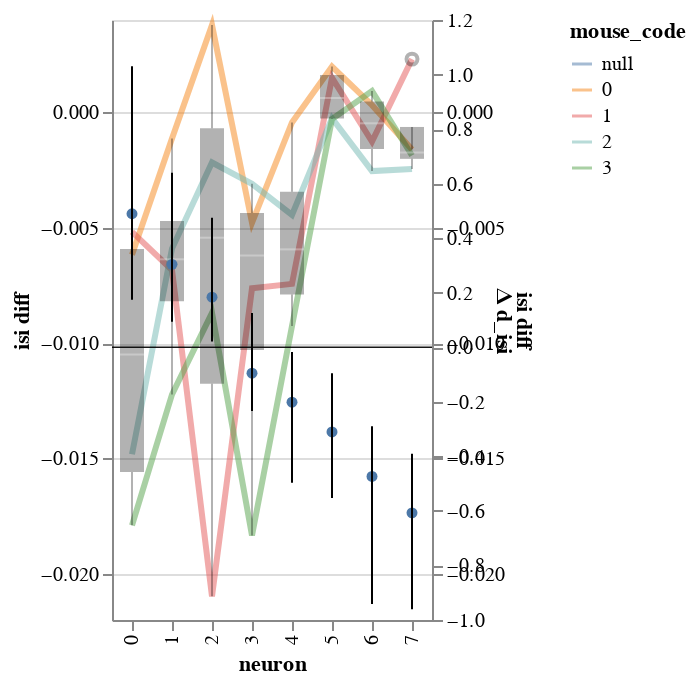

Notebook code for this chart:
### Code cell
(chart_d+chart_p).resolve_scale(y='independent')

### Figure 1 — Vega-Lite specification as saved in the notebook (floating-point values rounded to 4 significant figures)
{"config": {"view": {"continuousWidth": 400, "continuousHeight": 300}}, "layer": [{"mark": {"type": "line", "fill": null, "opacity": 0.5, "size": 3}, "encoding": {"color": {"type": "nominal", "field": "mouse_code"}, "x": {"type": "ordinal", "field": "neuron"}, "y": {"type": "quantitative", "field": "isi diff", "scale": {"zero": false}}}}, {"mark": {"type": "boxplot", "color": "black", "opacity": 0.3, "size": 12}, "encoding": {"x": {"type": "ordinal", "field": "neuron"}, "y": {"type": "quantitative", "field": "isi diff", "scale": {"zero": false}}}}, {"layer": [{"mark": {"type": "line", "color": "black", "point": true}, "encoding": {"x": {"type": "ordinal", "field": "neuron"}, "y": {"type": "quantitative", "field": "Bayes condition mean", "impute": {"value": "value"}}}}, {"mark": {"type": "rule", "color": "black", "opacity": 0.4, "size": 0.1}, "encoding": {"y": {"type": "quantitative", "field": "zero"}}}, {"mark": "rule", "encoding": {"x": {"type": "ordinal", "field": "neuron"}, "y": {"type": "quantitative", "field": "Bayes condition CI0", "scale": {"domain": [-0.9606, 1.03], "zero": false}, "title": "Δ d_isi"}, "y2": {"field": "Bayes condition CI1"}}}]}], "data": {"name": "data-78a3a6a28a25f4ab50ee77d383b8af43"}, "resolve": {"scale": {"y": "independent"}}, "$schema": "https://vega.github.io/schema/vega-lite/v4.8.1.json", "datasets": {"data-78a3a6a28a25f4ab50ee77d383b8af43": [{"neuron": 0.0, "mouse_code": 0.0, "neuron_code": 0.0, "i_trial": 0.0, "log_firing_rate": 0.3928, "Firing rate": 79.08, "firing_rate": 79.08, "i_spike": 2.0, "isi diff": -0.006175, "log_isi": -0.02537, "isi": null, "Bayes condition CI0": null, "Bayes condition CI1": null, "Bayes condition mean": null, "zero": 0}, {"neuron": 0.0, "mouse_code": 1.0, "neuron_code": 0.0, "i_trial": 0.0, "log_firing_rate": 0.3002, "Firing rate": 127.4, "firing_rate": 127.4, "i_spike": 5.0, "isi diff": -0.005183, "log_isi": -0.03532, "isi": null, "Bayes condition CI0": null, "Bayes condition CI1": null, "Bayes condition mean": null, "zero": 0}, {"neuron": 0.0, "mouse_code": 2.0, "neuron_code": 0.0, "i_trial": 0.0, "log_firing_rate": -0.06245, "Firing rate": -10.03, "firing_rate": -10.03, "i_spike": 8.0, "isi diff": -0.01482, "log_isi": -0.07841, "isi": null, "Bayes condition CI0": null, "Bayes condition CI1": null, "Bayes condition mean": null, "zero": 0}, {"neuron": 0.0, "mouse_code": 3.0, "neuron_code": 0.0, "i_trial": 0.0, "log_firing_rate": -0.0758, "Firing rate": -15.84, "firing_rate": -15.84, "i_spike": 11.0, "isi diff": -0.0179, "log_isi": -0.1011, "isi": null, "Bayes condition CI0": null, "Bayes condition CI1": null, "Bayes condition mean": null, "zero": 0}, {"neuron": 1.0, "mouse_code": 0.0, "neuron_code": 0.0, "i_trial": 0.0, "log_firing_rate": 0.02036, "Firing rate": 20.28, "firing_rate": 20.28, "i_spike": 0.5, "isi diff": -0.001134, "log_isi": -0.005091, "isi": null, "Bayes condition CI0": null, "Bayes condition CI1": null, "Bayes condition mean": null, "zero": 0}, {"neuron": 1.0, "mouse_code": 1.0, "neuron_code": 0.0, "i_trial": 0.0, "log_firing_rate": -0.08729, "Firing rate": -21.32, "firing_rate": -21.32, "i_spike": 4.5, "isi diff": -0.006835, "log_isi": -0.0422, "isi": null, "Bayes condition CI0": null, "Bayes condition CI1": null, "Bayes condition mean": null, "zero": 0}, {"neuron": 1.0, "mouse_code": 2.0, "neuron_code": 0.0, "i_trial": 0.0, "log_firing_rate": -0.322, "Firing rate": -92.1, "firing_rate": -92.1, "i_spike": 5.75, "isi diff": -0.005904, "log_isi": -0.04308, "isi": null, "Bayes condition CI0": null, "Bayes condition CI1": null, "Bayes condition mean": null, "zero": 0}, {"neuron": 1.0, "mouse_code": 3.0, "neuron_code": 0.0, "i_trial": 0.0, "log_firing_rate": -0.08783, "Firing rate": -64.99, "firing_rate": -64.99, "i_spike": 10.25, "isi diff": -0.01223, "log_isi": -0.08135, "isi": null, "Bayes condition CI0": null, "Bayes condition CI1": null, "Bayes condition mean": null, "zero": 0}, {"neuron": 2.0, "mouse_code": 0.0, "neuron_code": 0.0, "i_trial": 0.0, "log_firing_rate": 0.01073, "Firing rate": -2.512, "firing_rate": -2.512, "i_spike": -2.5, "isi diff": 0.00378, "log_isi": 0.02495, "isi": null, "Bayes condition CI0": null, "Bayes condition CI1": null, "Bayes condition mean": null, "zero": 0}, {"neuron": 2.0, "mouse_code": 1.0, "neuron_code": 0.0, "i_trial": 0.0, "log_firing_rate": 0.003377, "Firing rate": 3.719, "firing_rate": 3.719, "i_spike": 18.25, "isi diff": -0.02097, "log_isi": -0.1371, "isi": null, "Bayes condition CI0": null, "Bayes condition CI1": null, "Bayes condition mean": null, "zero": 0}, {"neuron": 2.0, "mouse_code": 2.0, "neuron_code": 0.0, "i_trial": 0.0, "log_firing_rate": -0.7019, "Firing rate": -1026.0, "firing_rate": -1026.0, "i_spike": 4.25, "isi diff": -0.002175, "log_isi": -0.01881, "isi": null, "Bayes condition CI0": null, "Bayes condition CI1": null, "Bayes condition mean": null, "zero": 0}, {"neuron": 2.0, "mouse_code": 3.0, "neuron_code": 0.0, "i_trial": 0.0, "log_firing_rate": -0.006579, "Firing rate": 0.2019, "firing_rate": 0.2019, "i_spike": 9.5, "isi diff": -0.008691, "log_isi": -0.07105, "isi": null, "Bayes condition CI0": null, "Bayes condition CI1": null, "Bayes condition mean": null, "zero": 0}, {"neuron": 3.0, "mouse_code": 0.0, "neuron_code": 0.0, "i_trial": 0.0, "log_firing_rate": 0.3964, "Firing rate": 377.3, "firing_rate": 377.3, "i_spike": 7.25, "isi diff": -0.004787, "log_isi": -0.04603, "isi": null, "Bayes condition CI0": null, "Bayes condition CI1": null, "Bayes condition mean": null, "zero": 0}, {"neuron": 3.0, "mouse_code": 1.0, "neuron_code": 0.0, "i_trial": 0.0, "log_firing_rate": -0.1568, "Firing rate": -37.94, "firing_rate": -37.94, "i_spike": 9.75, "isi diff": -0.007624, "log_isi": -0.0624, "isi": null, "Bayes condition CI0": null, "Bayes condition CI1": null, "Bayes condition mean": null, "zero": 0}, {"neuron": 3.0, "mouse_code": 2.0, "neuron_code": 0.0, "i_trial": 0.0, "log_firing_rate": -0.02939, "Firing rate": -3.31, "firing_rate": -3.31, "i_spike": 4.25, "isi diff": -0.003099, "log_isi": -0.02549, "isi": null, "Bayes condition CI0": null, "Bayes condition CI1": null, "Bayes condition mean": null, "zero": 0}, {"neuron": 3.0, "mouse_code": 3.0, "neuron_code": 0.0, "i_trial": 0.0, "log_firing_rate": 0.2824, "Firing rate": 82.39, "firing_rate": 82.39, "i_spike": 25.0, "isi diff": -0.01834, "log_isi": -0.1589, "isi": null, "Bayes condition CI0": null, "Bayes condition CI1": null, "Bayes condition mean": null, "zero": 0}, {"neuron": 4.0, "mouse_code": 0.0, "neuron_code": 0.0, "i_trial": 0.0, "log_firing_rate": -0.4119, "Firing rate": -782.8, "firing_rate": -782.8, "i_spike": 1.25, "isi diff": -0.0004402, "log_isi": -0.005188, "isi": null, "Bayes condition CI0": null, "Bayes condition CI1": null, "Bayes condition mean": null, "zero": 0}, {"neuron": 4.0, "mouse_code": 1.0, "neuron_code": 0.0, "i_trial": 0.0, "log_firing_rate": 0.08588, "Firing rate": 18.14, "firing_rate": 18.14, "i_spike": 13.25, "isi diff": -0.007435, "log_isi": -0.07567, "isi": null, "Bayes condition CI0": null, "Bayes condition CI1": null, "Bayes condition mean": null, "zero": 0}, {"neuron": 4.0, "mouse_code": 2.0, "neuron_code": 0.0, "i_trial": 0.0, "log_firing_rate": 0.239, "Firing rate": 134.3, "firing_rate": 134.3, "i_spike": 8.25, "isi diff": -0.004444, "log_isi": -0.04535, "isi": null, "Bayes condition CI0": null, "Bayes condition CI1": null, "Bayes condition mean": null, "zero": 0}, {"neuron": 4.0, "mouse_code": 3.0, "neuron_code": 0.0, "i_trial": 0.0, "log_firing_rate": 0.008191, "Firing rate": 2.076, "firing_rate": 2.076, "i_spike": 15.25, "isi diff": -0.00926, "log_isi": -0.08579, "isi": null, "Bayes condition CI0": null, "Bayes condition CI1": null, "Bayes condition mean": null, "zero": 0}, {"neuron": 5.0, "mouse_code": 0.0, "neuron_code": 0.0, "i_trial": 0.0, "log_firing_rate": -0.06625, "Firing rate": -31.52, "firing_rate": -31.52, "i_spike": -7.0, "isi diff": 0.00198, "log_isi": 0.02658, "isi": null, "Bayes condition CI0": null, "Bayes condition CI1": null, "Bayes condition mean": null, "zero": 0}, {"neuron": 5.0, "mouse_code": 1.0, "neuron_code": 0.0, "i_trial": 0.0, "log_firing_rate": -0.5761, "Firing rate": -1060.0, "firing_rate": -1060.0, "i_spike": -5.25, "isi diff": 0.0015, "log_isi": 0.01823, "isi": null, "Bayes condition CI0": null, "Bayes condition CI1": null, "Bayes condition mean": null, "zero": 0}, {"neuron": 5.0, "mouse_code": 2.0, "neuron_code": 0.0, "i_trial": 0.0, "log_firing_rate": -0.1907, "Firing rate": -81.93, "firing_rate": -81.93, "i_spike": -1.25, "isi diff": -0.0002581, "log_isi": 0.003802, "isi": null, "Bayes condition CI0": null, "Bayes condition CI1": null, "Bayes condition mean": null, "zero": 0}, {"neuron": 5.0, "mouse_code": 3.0, "neuron_code": 0.0, "i_trial": 0.0, "log_firing_rate": 0.03136, "Firing rate": 6.956, "firing_rate": 6.956, "i_spike": -2.0, "isi diff": -0.0002867, "log_isi": -0.003133, "isi": null, "Bayes condition CI0": null, "Bayes condition CI1": null, "Bayes condition mean": null, "zero": 0}, {"neuron": 6.0, "mouse_code": 0.0, "neuron_code": 0.0, "i_trial": 0.0, "log_firing_rate": -0.3031, "Firing rate": -238.6, "firing_rate": -238.6, "i_spike": -0.5, "isi diff": 0.0003105, "log_isi": 0.00521, "isi": null, "Bayes condition CI0": null, "Bayes condition CI1": null, "Bayes condition mean": null, "zero": 0}, {"neuron": 6.0, "mouse_code": 1.0, "neuron_code": 0.0, "i_trial": 0.0, "log_firing_rate": 0.4092, "Firing rate": 498.0, "firing_rate": 498.0, "i_spike": 3.75, "isi diff": -0.001264, "log_isi": -0.01609, "isi": null, "Bayes condition CI0": null, "Bayes condition CI1": null, "Bayes condition mean": null, "zero": 0}, {"neuron": 6.0, "mouse_code": 2.0, "neuron_code": 0.0, "i_trial": 0.0, "log_firing_rate": 0.1148, "Firing rate": 185.2, "firing_rate": 185.2, "i_spike": 11.0, "isi diff": -0.002547, "log_isi": -0.03821, "isi": null, "Bayes condition CI0": null, "Bayes condition CI1": null, "Bayes condition mean": null, "zero": 0}, {"neuron": 6.0, "mouse_code": 3.0, "neuron_code": 0.0, "i_trial": 0.0, "log_firing_rate": 0.07169, "Firing rate": 30.43, "firing_rate": 30.43, "i_spike": -2.75, "isi diff": 0.0009205, "log_isi": 0.01259, "isi": null, "Bayes condition CI0": null, "Bayes condition CI1": null, "Bayes condition mean": null, "zero": 0}, {"neuron": 7.0, "mouse_code": 0.0, "neuron_code": 0.0, "i_trial": 0.0, "log_firing_rate": 0.2571, "Firing rate": 220.4, "firing_rate": 220.4, "i_spike": 9.0, "isi diff": -0.001615, "log_isi": -0.02886, "isi": null, "Bayes condition CI0": null, "Bayes condition CI1": null, "Bayes condition mean": null, "zero": 0}, {"neuron": 7.0, "mouse_code": 1.0, "neuron_code": 0.0, "i_trial": 0.0, "log_firing_rate": 0.3, "Firing rate": 211.2, "firing_rate": 211.2, "i_spike": -15.5, "isi diff": 0.002305, "log_isi": 0.04486, "isi": null, "Bayes condition CI0": null, "Bayes condition CI1": null, "Bayes condition mean": null, "zero": 0}, {"neuron": 7.0, "mouse_code": 2.0, "neuron_code": 0.0, "i_trial": 0.0, "log_firing_rate": -0.1329, "Firing rate": -98.79, "firing_rate": -98.79, "i_spike": 16.25, "isi diff": -0.002455, "log_isi": -0.04633, "isi": null, "Bayes condition CI0": null, "Bayes condition CI1": null, "Bayes condition mean": null, "zero": 0}, {"neuron": 7.0, "mouse_code": 3.0, "neuron_code": 0.0, "i_trial": 0.0, "log_firing_rate": -0.1676, "Firing rate": -99.95, "firing_rate": -99.95, "i_spike": 10.25, "isi diff": -0.00187, "log_isi": -0.03393, "isi": null, "Bayes condition CI0": null, "Bayes condition CI1": null, "Bayes condition mean": null, "zero": 0}, {"neuron": 0.0, "mouse_code": null, "neuron_code": 0.0, "i_trial": 0.5, "log_firing_rate": 1.631, "Firing rate": 43.74, "firing_rate": 43.74, "i_spike": 34.5, "isi diff": null, "log_isi": -0.9964, "isi": 0.1014, "Bayes condition CI0": 0.1745, "Bayes condition CI1": 1.03, "Bayes condition mean": 0.4896, "zero": 0}, {"neuron": 1.0, "mouse_code": null, "neuron_code": 4.0, "i_trial": 0.5, "log_firing_rate": 2.182, "Firing rate": 219.4, "firing_rate": 219.4, "i_spike": 54.5, "isi diff": null, "log_isi": -1.192, "isi": 0.06465, "Bayes condition CI0": 0.0933, "Bayes condition CI1": 0.6397, "Bayes condition mean": 0.304, "zero": 0}, {"neuron": 2.0, "mouse_code": null, "neuron_code": 8.0, "i_trial": 0.5, "log_firing_rate": 2.088, "Firing rate": 129.2, "firing_rate": 129.2, "i_spike": 57.5, "isi diff": null, "log_isi": -1.221, "isi": 0.06021, "Bayes condition CI0": 0.02101, "Bayes condition CI1": 0.4752, "Bayes condition mean": 0.1838, "zero": 0}, {"neuron": 3.0, "mouse_code": null, "neuron_code": 12.0, "i_trial": 0.5, "log_firing_rate": 2.11, "Firing rate": 131.2, "firing_rate": 131.2, "i_spike": 63.75, "isi diff": null, "log_isi": -1.258, "isi": 0.05524, "Bayes condition CI0": -0.2336, "Bayes condition CI1": 0.1258, "Bayes condition mean": -0.09522, "zero": 0}, {"neuron": 4.0, "mouse_code": null, "neuron_code": 16.0, "i_trial": 0.5, "log_firing_rate": 2.67, "Firing rate": 966.6, "firing_rate": 966.6, "i_spike": 82.0, "isi diff": null, "log_isi": -1.373, "isi": 0.04239, "Bayes condition CI0": -0.4967, "Bayes condition CI1": -0.01737, "Bayes condition mean": -0.2016, "zero": 0}, {"neuron": 5.0, "mouse_code": null, "neuron_code": 20.0, "i_trial": 0.5, "log_firing_rate": 2.352, "Firing rate": 238.3, "firing_rate": 238.3, "i_spike": 101.5, "isi diff": null, "log_isi": -1.46, "isi": 0.03489, "Bayes condition CI0": -0.5531, "Bayes condition CI1": -0.09554, "Bayes condition mean": -0.3106, "zero": 0}, {"neuron": 6.0, "mouse_code": null, "neuron_code": 24.0, "i_trial": 0.5, "log_firing_rate": 2.732, "Firing rate": 540.8, "firing_rate": 540.8, "i_spike": 130.0, "isi diff": null, "log_isi": -1.574, "isi": 0.02669, "Bayes condition CI0": -0.9411, "Bayes condition CI1": -0.2895, "Bayes condition mean": -0.4736, "zero": 0}, {"neuron": 7.0, "mouse_code": null, "neuron_code": 28.0, "i_trial": 0.5, "log_firing_rate": 2.328, "Firing rate": 218.1, "firing_rate": 218.1, "i_spike": 142.2, "isi diff": null, "log_isi": -1.609, "isi": 0.02464, "Bayes condition CI0": -0.9606, "Bayes condition CI1": -0.3904, "Bayes condition mean": -0.6072, "zero": 0}]}}
